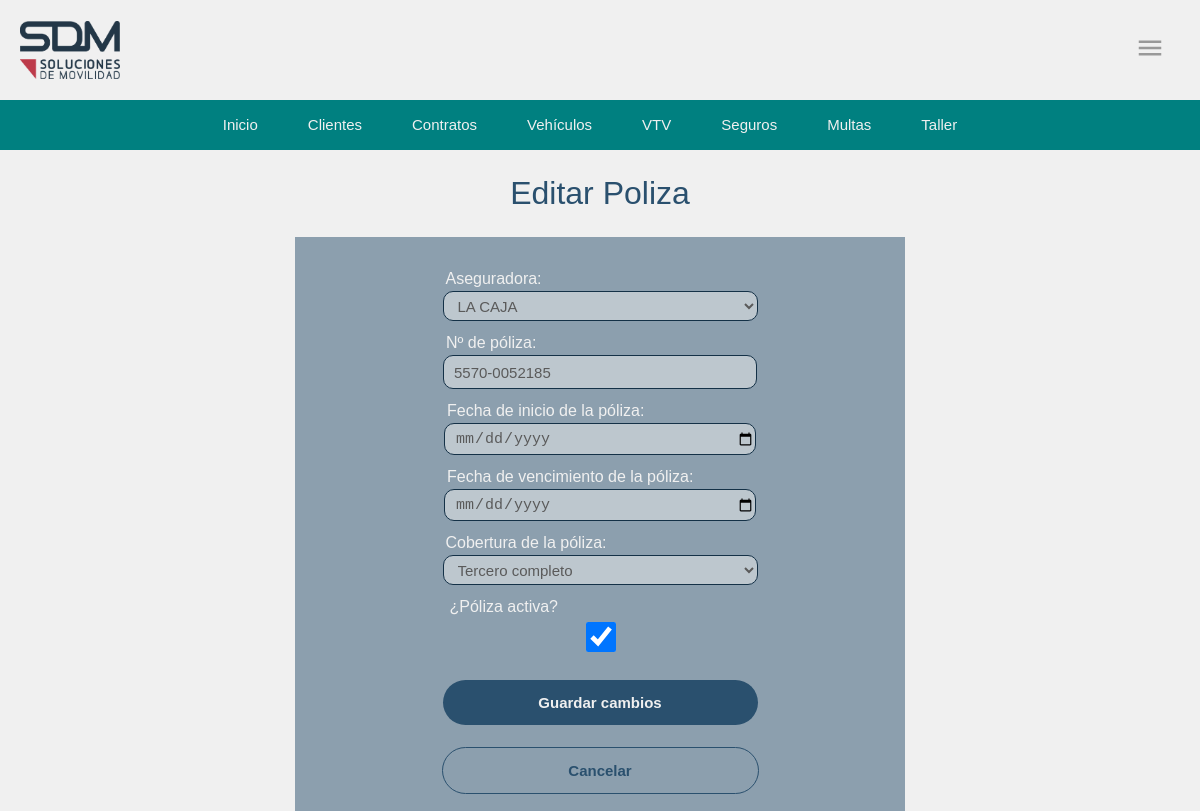
Screenshot of /operacion/seguros/poliza/editar/1/ (signed in) with the database file from the repository.
### operacion/models.py (models this page shows, shortened)
class PolizaSeguro(models.Model):
    aseguradora = models.ForeignKey(
        Aseguradora,
        on_delete=models.CASCADE,
        verbose_name="Aseguradora",
        related_name='polizas'
    )
    numero_poliza = models.CharField(max_length=50, verbose_name="Nº de póliza")
    fecha_inicio = models.DateField(verbose_name="Fecha de inicio de la póliza")
    fecha_fin = models.DateField(verbose_name="Fecha de vencimiento de la póliza")
    cobertura = models.ForeignKey(Coberturas, on_delete=models.RESTRICT, verbose_name="Cobertura de la póliza")
    activa = models.BooleanField(default=True, verbose_name="¿Póliza activa?")
    class Meta:
        verbose_name = "Póliza de seguro"
        verbose_name_plural = "Pólizas de seguro"

### operacion/views.py (the view)
# urls.py: path('seguros/poliza/editar/<int:pk>/', editar_poliza, name='editar_poliza'),
@login_required
def editar_poliza(request, pk):
    poliza = get_object_or_404(PolizaSeguro, pk=pk)
    if request.method == 'POST':
        form = PolizaForm(request.POST, instance=poliza)
        if form.is_valid():
            form.save()
            return redirect('listado_poliza')  # Redirigir al listado después de guardar
    else:
        form = PolizaForm(instance=poliza)
    return render(request, 'seguros/polizas/editar_Poliza.html', {'form': form})

### operacion/forms.py
class PolizaForm(forms.ModelForm):
    class Meta:
        model = PolizaSeguro
        fields = '__all__'  # Incluye todos los campos del modelo
        widgets = {
            'fecha_inicio': forms.DateInput(
                attrs={'type': 'date', 'class': 'form-control'}
            ),
            'fecha_fin': forms.DateInput(
                attrs={'type': 'date', 'class': 'form-control'}
            ),
        }

### operacion/models.py (called while the page is built)
    def __str__(self):
        return f"{self.tipo}"

    def __str__(self):
        return self.nombre

### operacion/templates/seguros/polizas/editar_Poliza.html (shortened to what this page needs)
{% load static %}
<!DOCTYPE html>
<html lang="en">
<head>
    <link rel="stylesheet" type="text/css" href="{% static './style_form.css' %}">
</head>
<body class="app">
    <div class="head">
        {% include 'cabecera.html' %}
        {% include 'bnav.html' %}
    </div>
    <h1>Editar Poliza</h1>
    <form method="post">
        {{ form.as_p }}
        <button type="submit">Guardar cambios</button>
        <a href="{% url 'listado_poliza' %}">Cancelar</a>
    </form>
</body>
</html>

### operacion/static/style_form.css (style rules this page uses)
body { margin: 0; padding: 0; }
:root { --background: rgb(240,240,240); --foreground: rgb(42, 80, 110); }
.app { display: flex; flex-direction: column; justify-content: center; align-items: center; background-color: var(--background); }
.head { position: sticky; top: 0; z-index: 99; }
h1 { color:var(--foreground); font-family: Verdana, Geneva, Tahoma, sans-serif; font-weight: lighter; margin: 25px; }
form button { margin: 20px; width: 315px; height: 45px; background-color: rgb(42, 80, 110); border-radius: 50px; border: 0px; color: rgb(240,240,240); font-size: 15px; font-family: Verdana, Geneva, Tahoma, sans-serif; font-weight: bold; }
form a { margin: 2px; width: 315px; height: 45px; border-radius: 50px; border: solid 1px rgb(42, 80, 110); color: rgb(42, 80, 110); font-size: 15px; font-family: Verdana, Geneva, Tahoma, sans-serif; font-weight: bold; text-decoration: none; text-align: center; align-content: center; }

### operacion/static/style_cabecera.css (style rules this page uses)
body { margin: 0; padding: 0; }

### operacion/static/style_bnav.css (style rules this page uses)
body { margin: 0; padding: 0; }

### rows the page displays
PolizaSeguro: aseguradora "LA CAJA", numero_poliza "5570-0052185", cobertura "Tercero completo", activa "☑"
